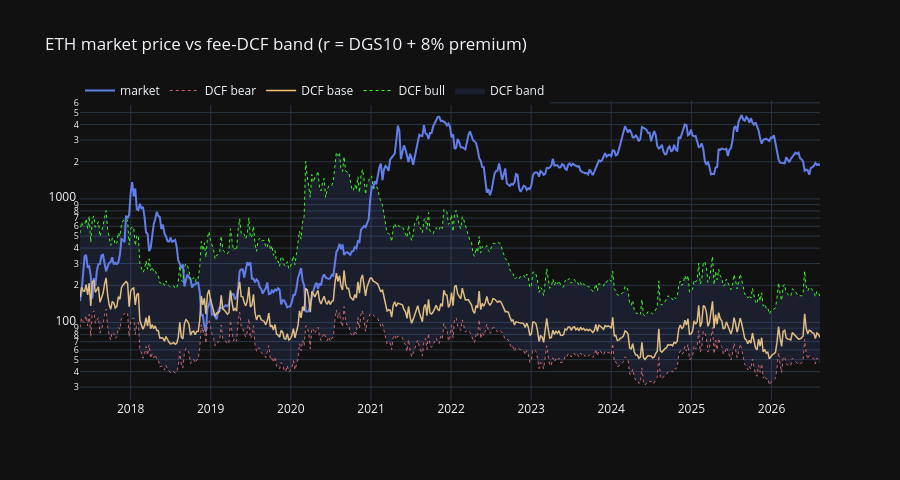
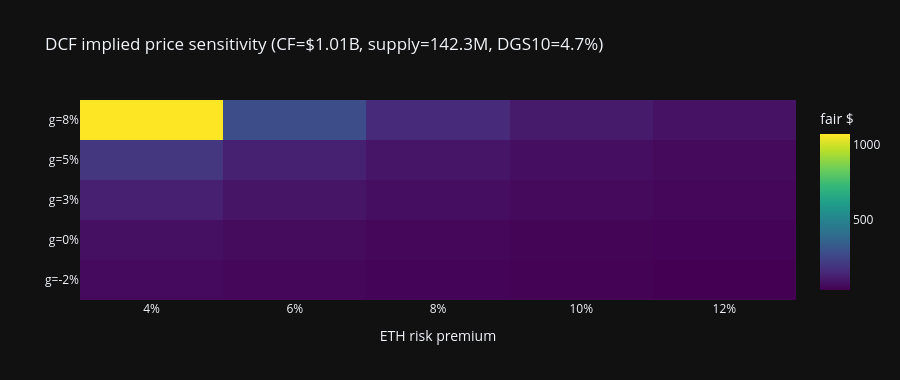

Notebook source saved alongside these figures, in order:
### Markdown cell above
## 6. Discounted cash-flow valuation

Treat annualized L1 fee revenue as a cash-flow proxy (not GAAP equity earnings). Discount rate:

$$r = \mathrm{DGS10}/100 + \text{ETH risk premium}$$

with default premium = **8%** (`ETH_RISK_PREMIUM`). Gordon terminal:

$$V = \frac{\mathrm{CF}_{\mathrm{next}}}{r - g}, \quad \mathrm{CF}_{\mathrm{next}} = \mathrm{CF}_{\mathrm{ann}} \cdot (1+g)$$

Implied fair price = $V$ / circulating supply. Bear / base / bull growth scenarios; Plotly sensitivity heatmap.

### Code cell
G_SCENARIOS = {"bear": -0.02, "base": 0.03, "bull": 0.08}
PREMIUM_GRID = [0.04, 0.06, 0.08, 0.10, 0.12]
G_GRID = [-0.02, 0.00, 0.03, 0.05, 0.08]

df = df.with_columns(
    (pl.col("fee_revenue_usd_wk") * 52.0).alias("cf_ann_usd"),
    (pl.col("DGS10") / 100.0 + ETH_RISK_PREMIUM).alias("discount_r"),
)

for name, g in G_SCENARIOS.items():
    df = df.with_columns(
        pl.when(pl.col("discount_r") > g + 1e-4)
        .then(
            (pl.col("cf_ann_usd") * (1.0 + g))
            / (pl.col("discount_r") - g)
            / pl.col("supply")
        )
        .otherwise(None)
        .alias(f"dcf_price_{name}")
    )

df = df.with_columns(
    (pl.col("close") / pl.col("dcf_price_base") - 1.0).alias("dcf_gap"),
)

fig = go.Figure()
fig.add_trace(go.Scatter(x=df["date"], y=df["close"], name="market",
                         line=dict(color=ETH_COLOR, width=2)))
fig.add_trace(go.Scatter(x=df["date"], y=df["dcf_price_bear"], name="DCF bear",
                         line=dict(color="#cc6666", width=1, dash="dot")))
fig.add_trace(go.Scatter(x=df["date"], y=df["dcf_price_base"], name="DCF base",
                         line=dict(color="#f0c674", width=1.5)))
fig.add_trace(go.Scatter(x=df["date"], y=df["dcf_price_bull"], name="DCF bull",
                         line=dict(color="#39ff14", width=1, dash="dot")))
# Fill band bear→bull
fig.add_trace(go.Scatter(
    x=df["date"].to_list() + df["date"].to_list()[::-1],
    y=df["dcf_price_bull"].to_list() + df["dcf_price_bear"].to_list()[::-1],
    fill="toself", fillcolor="rgba(98,126,234,0.12)", line=dict(color="rgba(0,0,0,0)"),
    name="DCF band", hoverinfo="skip",
))
fig.update_layout(
    title=f"ETH market price vs fee-DCF band (r = DGS10 + {ETH_RISK_PREMIUM:.0%} premium)",
    yaxis_type="log", template="plotly_dark", height=480,
    legend=dict(orientation="h", y=1.08),
)
fig.show()

# Sensitivity heatmap at latest observation
latest = df.drop_nulls(subset=["cf_ann_usd", "supply", "DGS10"]).tail(1)
cf0 = float(latest["cf_ann_usd"][0])
sup0 = float(latest["supply"][0])
dgs0 = float(latest["DGS10"][0]) / 100.0
z = []
for g in G_GRID:
    row = []
    for prem in PREMIUM_GRID:
        r = dgs0 + prem
        if r <= g + 1e-4:
            row.append(np.nan)
        else:
            row.append((cf0 * (1 + g)) / (r - g) / sup0)
    z.append(row)

fig_h = go.Figure(data=go.Heatmap(
    z=z, x=[f"{p:.0%}" for p in PREMIUM_GRID], y=[f"g={g:.0%}" for g in G_GRID],
    colorscale="Viridis", colorbar=dict(title="fair $"),
))
fig_h.update_layout(
    title=f"DCF implied price sensitivity (CF=${cf0/1e9:.2f}B, supply={sup0/1e6:.1f}M, DGS10={dgs0:.1%})",
    xaxis_title="ETH risk premium", template="plotly_dark", height=380,
)
fig_h.show()
_dcf_b = latest["dcf_price_base"][0]
_gap = latest["dcf_gap"][0]
if _dcf_b is None or (isinstance(_dcf_b, float) and not np.isfinite(_dcf_b)):
    print(f"Latest market ${float(latest['close'][0]):,.0f}  DCF base n/a (check CF / discount rate)")
else:
    print(f"Latest market ${float(latest['close'][0]):,.0f}  DCF base ${float(_dcf_b):,.0f}  "
          f"gap={float(_gap):+.1%}")

### Figure 1 — Plotly figure (JSON) as saved in the notebook; plotly's stock layout.template omitted (floating-point values rounded to 4 significant figures; data arrays with more than 128 entries replaced by an {"elided": "..."} marker saying what was removed)
{"data": [{"line": {"color": "#627EEA", "width": 2}, "name": "market", "type": "scatter", "x": {"elided": "483 str values"}, "y": {"elided": "483 float values"}}, {"line": {"color": "#cc6666", "dash": "dot", "width": 1}, "name": "DCF bear", "type": "scatter", "x": {"elided": "483 str values"}, "y": {"elided": "483 float values"}}, {"line": {"color": "#f0c674", "width": 1.5}, "name": "DCF base", "type": "scatter", "x": {"elided": "483 str values"}, "y": {"elided": "483 float values"}}, {"line": {"color": "#39ff14", "dash": "dot", "width": 1}, "name": "DCF bull", "type": "scatter", "x": {"elided": "483 str values"}, "y": {"elided": "483 float values"}}, {"fill": "toself", "fillcolor": "rgba(98,126,234,0.12)", "hoverinfo": "skip", "line": {"color": "rgba(0,0,0,0)"}, "name": "DCF band", "type": "scatter", "x": {"elided": "966 str values"}, "y": {"elided": "966 float values"}}], "layout": {"height": 480, "legend": {"orientation": "h", "y": 1.08}, "title": {"text": "ETH market price vs fee-DCF band (r = DGS10 + 8% premium)"}, "yaxis": {"type": "log"}}}

### Figure 2 — Plotly figure (JSON) as saved in the notebook; plotly's stock layout.template omitted (floating-point values rounded to 4 significant figures)
{"data": [{"colorbar": {"title": {"text": "fair $"}}, "colorscale": [[0, "#440154"], [0.1111, "#482878"], [0.2222, "#3e4989"], [0.3333, "#31688e"], [0.4444, "#26828e"], [0.5556, "#1f9e89"], [0.6667, "#35b779"], [0.7778, "#6ece58"], [0.8889, "#b5de2b"], [1, "#fde725"]], "type": "heatmap", "x": ["4%", "6%", "8%", "10%", "12%"], "y": ["g=-2%", "g=0%", "g=3%", "g=5%", "g=8%"], "z": [[65.14, 54.9, 47.44, 41.76, 37.3], [81.71, 66.47, 56.02, 48.4, 42.61], [128.3, 95.06, 75.5, 62.62, 53.49], [201.1, 130.8, 96.91, 76.97, 63.83], [1069.0, 282.9, 163.0, 114.5, 88.25]]}], "layout": {"height": 380, "title": {"text": "DCF implied price sensitivity (CF=$1.01B, supply=142.3M, DGS10=4.7%)"}, "xaxis": {"title": {"text": "ETH risk premium"}}}}
